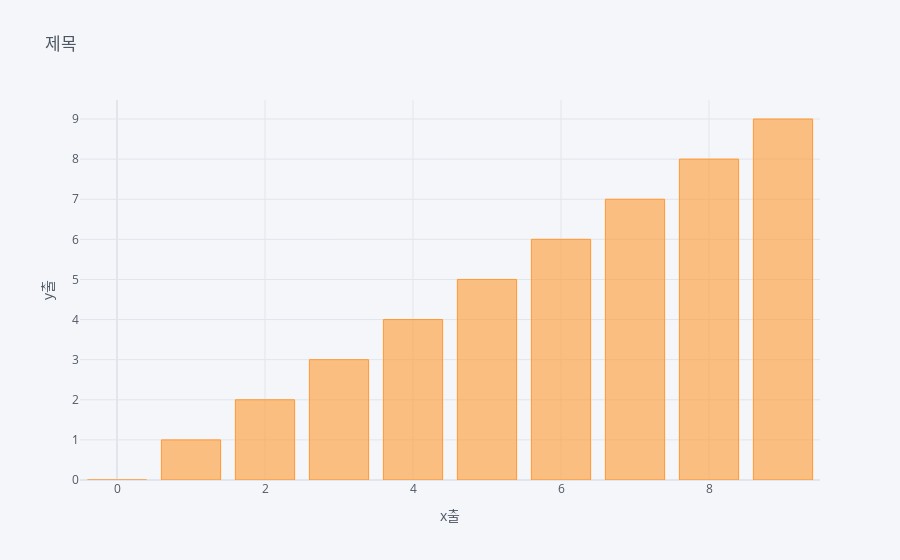

The cell this chart's notebook holds for it:
### Code cell
data = pd.Series(range(10))
data.iplot(kind = 'bar', title = '제목', xTitle = 'x출', yTitle = 'y출')

### Figure 1 — Plotly figure (JSON) as saved in the notebook; plotly's stock layout.template omitted (floating-point values rounded to 4 significant figures)
{"data": [{"marker": {"color": "rgba(255, 153, 51, 0.6)", "line": {"color": "rgba(255, 153, 51, 1.0)", "width": 1}}, "name": "None", "orientation": "v", "text": "", "type": "bar", "x": [0, 1, 2, 3, 4, 5, 6, 7, 8, 9], "y": [0, 1, 2, 3, 4, 5, 6, 7, 8, 9]}], "layout": {"legend": {"bgcolor": "#F5F6F9", "font": {"color": "#4D5663"}}, "paper_bgcolor": "#F5F6F9", "plot_bgcolor": "#F5F6F9", "title": {"font": {"color": "#4D5663"}, "text": "제목"}, "xaxis": {"gridcolor": "#E1E5ED", "showgrid": true, "tickfont": {"color": "#4D5663"}, "title": {"font": {"color": "#4D5663"}, "text": "x출"}, "zerolinecolor": "#E1E5ED"}, "yaxis": {"gridcolor": "#E1E5ED", "showgrid": true, "tickfont": {"color": "#4D5663"}, "title": {"font": {"color": "#4D5663"}, "text": "y출"}, "zerolinecolor": "#E1E5ED"}}}
